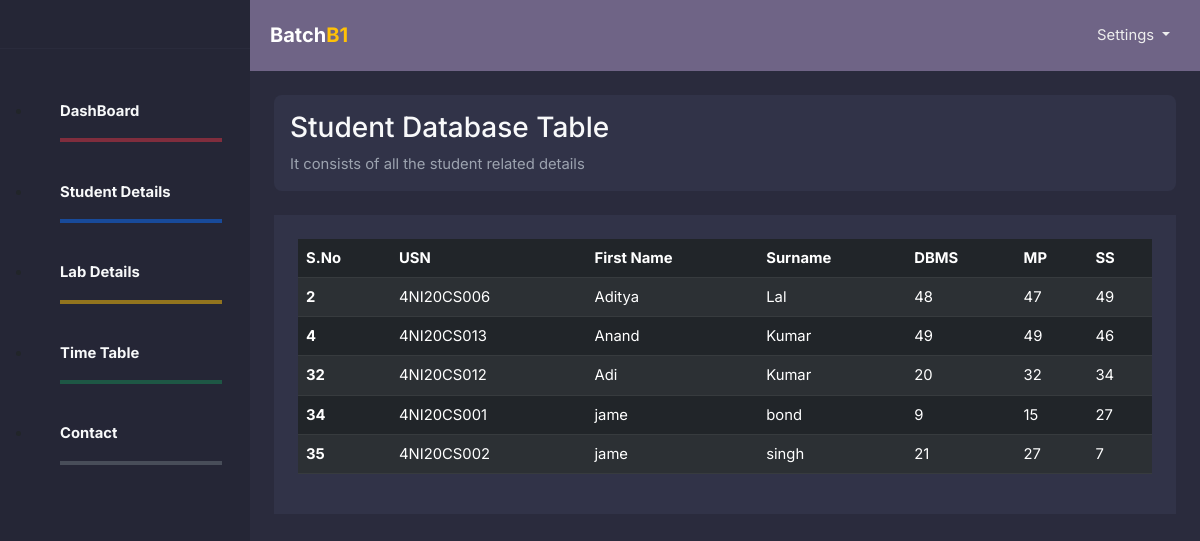
/batch/batch1student.php, run on the app's committed database.
### tables this page shows
CREATE TABLE `students` (
  `id` int(11) NOT NULL,
  `usn` varchar(20) NOT NULL,
  `name` varchar(50) NOT NULL,
  `surname` varchar(50) NOT NULL,
  `batch` int(11) NOT NULL,
  `dbms` int(11) DEFAULT NULL,
  `mp` int(11) DEFAULT NULL,
  `ss` int(11) DEFAULT NULL
);

### batch/batch1student.php (the view, shortened to what this page needs)
<?php
include "configstud.php";
?>
<!DOCTYPE html>
<html lang="en">
<head>
<link href="https://cdn.jsdelivr.net/npm/bootstrap@5.2.3/dist/css/bootstrap.min.css" rel="stylesheet">
  <link href="https://cdn.jsdelivr.net/npm/boxicons@2.0.5/css/boxicons.min.css" rel="stylesheet" />
  <link rel="stylesheet" href="../admindash/admindash.css" />
</head>
<body>
  <aside class="sidebar position-fixed top-0 left-0 overflow-auto h-100 float-left" id="show-side-navigation1">
  <div class="sidebar-header d-flex justify-content-center align-items-center px-3 py-4">
  </div>
  <div class="search position-relative text-center px-4 py-3 mt-2 bg-">
  </div>
  <ul class="">
    <li class="">
    <a href="batch1.php" class="text-light fw-bold">DashBoard</a>
    <hr class="border border-danger border-2 opacity-50">
    </li>
    <li class="">
    <a href="batch1student.php" class="text-light fw-bold">Student Details</a>
    <hr class="border border-primary border-2 opacity-50">
    </li>
    <li class="">
      <a href="batch1lab.php" class="text-light fw-bold">Lab Details</a>
      <hr class="border border-warning border-2 opacity-50">
    </li>
    <li class="">
      <a href="batch1timetable.php" class="text-light fw-bold">Time Table</a>
      <hr class="border border-success border-2 opacity-50">
    </li>
    <li class="">
      <a href="#" class="text-light fw-bold"> Contact</a>
      <hr class="border border-secondary border-2 opacity-50">
    </li>
  </ul>
</aside>
<section id="wrapper">
  <nav class="navbar navbar-expand-md">
    <div class="container-fluid mx-2">
      <div class="navbar-header">
        <a class="navbar-brand fw-bold" href="#">Batch<span class="main-color fw-bold">B1</span></a>
      </div>
      <div class="collapse navbar-collapse" id="toggle-navbar">
        <ul class="navbar-nav ms-auto">
          <li class="nav-item dropdownvfw-bold">
            <a class="nav-link dropdown-toggle" href="#" id="navbarDropdown" role="button" data-bs-toggle="dropdown" aria-expanded="false">
              Settings
            </a>
          </li>
        </ul>
      </div>
    </div>
  </nav>
  <div class="p-4">
    <div class="welcome">
      <div class="content rounded-3 p-3">
        <h1 class="fs-3 text-light">Student Database Table</h1>
        <p class="mb-0">It consists of all the student related details</p>
      </div>
    </div>
    <section class="charts mt-4">
      <div class="chart-container p-4">
            <table class="table table-striped table-dark table-hover">
                <thead>
                    <tr>
                    <th scope="col">S.No</th>
                    <th scope="col">USN</th>
                    <th scope="col">First Name</th>
                    <th scope="col">Surname</th>
                    <th scope="col">DBMS</th>
                    <th scope="col">MP</th>
                    <th scope="col">SS</th>
                    </tr>
                </thead>
                <tbody>
                    <?php
                        $b1=1;
                        $sql = "SELECT id, usn, name, surname, dbms, mp, ss FROM students where batch=$b1";
                        $result=mysqli_query($mysql_db,$sql);
                        if($result){
                            while($row=mysqli_fetch_assoc($result)){
                                $id=$row['id'];
                                $usn=$row['usn'];
                                $name=$row['name'];
                                $surname=$row['surname'];
                                $dbms=$row['dbms'];
                                $mp=$row['mp'];
                                $ss=$row['ss'];
                                echo '<tr>
                                <th scope="row">'.$id.'</th>
                                <td>'.$usn.'</td>
                                <td>'.$name.'</td>
                                <td>'.$surname.'</td>
                                <td>'.$dbms.'</td>
                                <td>'.$mp.'</td>
                                <td>'.$ss.'</td>
                            </tr>';
                            }
                        }
                    ?>
                </tbody>
            </table>
        </div>
    </section>
  </div>
</section>
</body>
</html>

### admindash/admindash.css (style rules this page uses)
:root { --dk-gray-100: #F3F4F6; --dk-gray-200: #E5E7EB; --dk-gray-300: #D1D5DB; --dk-gray-400: #9CA3AF; --dk-gray-500: #6B7280; --dk-gray-600: #4B5563; --dk-gray-700: #374151; --dk-gray-800: #1F2937; --dk-gray-900: #111827; --dk-dark-bg: #313348; --dk-darker-bg: #2a2b3d; --navbar-bg-color: #6f6486; --sidebar-bg-color: #252636; --sidebar-width: 250px; }
* { margin: 0; padding: 0; box-sizing: border-box; }
body { font-family: 'Inter', sans-serif; background-color: var(--dk-darker-bg); font-size: .925rem; }
#wrapper { margin-left: var(--sidebar-width); transition: all .3s ease-in-out; }
.sidebar { background-color: var(--sidebar-bg-color); width: var(--sidebar-width); transition: all .3s ease-in-out; transform: translateX(0); z-index: 9999999 }
.sidebar .sidebar-header { border-bottom: 1px solid #2a2b3c }
.sidebar > ul > li { padding: .7rem 1.75rem; }
.sidebar ul > li > a { color: var(--dk-gray-400); text-decoration: none; }
.welcome { color: var(--dk-gray-300); }
.welcome .content { background-color: var(--dk-dark-bg); }
.welcome p { color: var(--dk-gray-400); }
.charts .chart-container { background-color: var(--dk-dark-bg); }
.main-color { color: #ffc107 }
.navbar { background-color: var(--navbar-bg-color) !important; border: none !important; }
.navbar .navbar-nav>li>a { color: #EEE !important; line-height: 55px !important; padding: 0 10px !important; }
.navbar .navbar-brand { color:#FFF !important }
.navbar .navbar-brand { line-height: 55px !important; padding: 0 !important }
.navbar>.container .navbar-brand, .navbar>.container-fluid .navbar-brand { margin: 0 !important }
.navbar .navbar-nav>li>a { float: left !important; }

### data on the page
students: id "2", usn "4NI20CS006", name "Aditya", surname "Lal", dbms "48", mp "47", ss "49"
students: id "4", usn "4NI20CS013", name "Anand", surname "Kumar", dbms "49", mp "49", ss "46"
students: id "32", usn "4NI20CS012", name "Adi", surname "Kumar", dbms "20", mp "32", ss "34"
students: id "34", usn "4NI20CS001", name "jame", surname "bond", dbms "9", mp "15", ss "27"
students: id "35", usn "4NI20CS002", name "jame", surname "singh", dbms "21", mp "27", ss "7"
